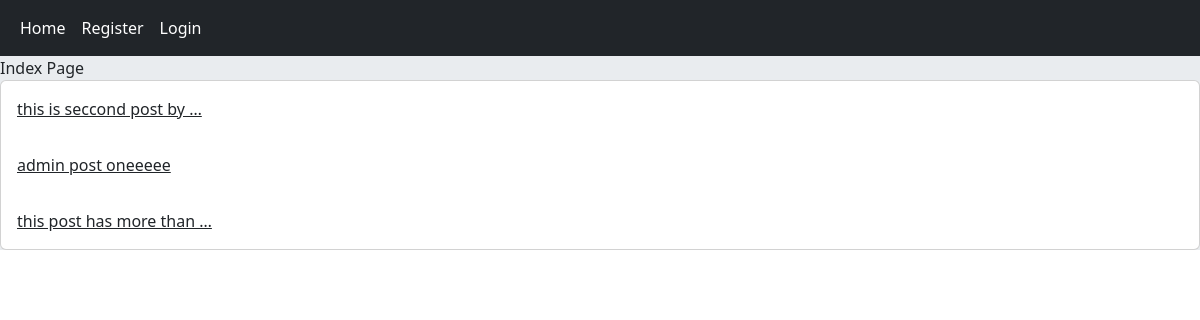
The app's page /, older data.
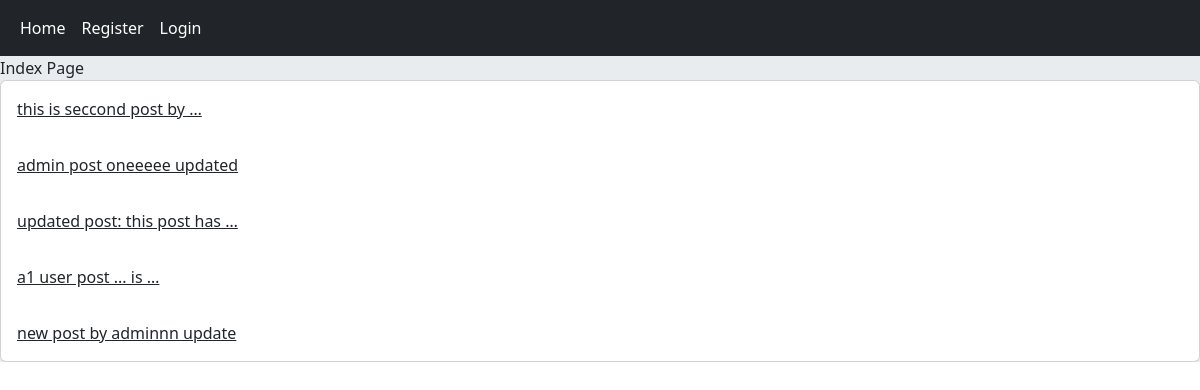
The same page, newer data.
### home/models.py (models this page shows, shortened)
class Post(models.Model):
    user    = models.ForeignKey(User, on_delete=models.CASCADE)
    body    = models.TextField()
    slug    = models.SlugField()
    created = models.DateTimeField(auto_now_add=True)
    updated = models.DateTimeField(auto_now=True)
    def get_absolute_url(self):
        return reverse("home:post_details", args=(self.id, self.slug))

### home/views.py (the view)
# urls.py: path(''                                    , views.HomeView.as_view()      , name='home'),
class HomeView(View):
    def get(self, request):
        posts = Post.objects.all()
        return render(request, 'home/index.html', {'posts':posts})

### home/templates/home/index.html (shortened to what this page needs)
{% extends 'base.html' %}
{% block content %}
    Index Page
    <div class="card">
        {% for post in posts %}
            <a href="{{post.get_absolute_url}}" class="card-body">{{post.body |  truncatewords:5}} </a>
        {% endfor %}
    </div>
{% endblock %}

Row changes from the older to the newer data that the page shows:
changed Post: body "admin post oneeeee" → "admin post oneeeee updated"
changed Post: body "this post has more than …" → "updated post: this post has …"
added Post: body "a1 user post ... is …"
added Post: body "new post by adminnn update"
